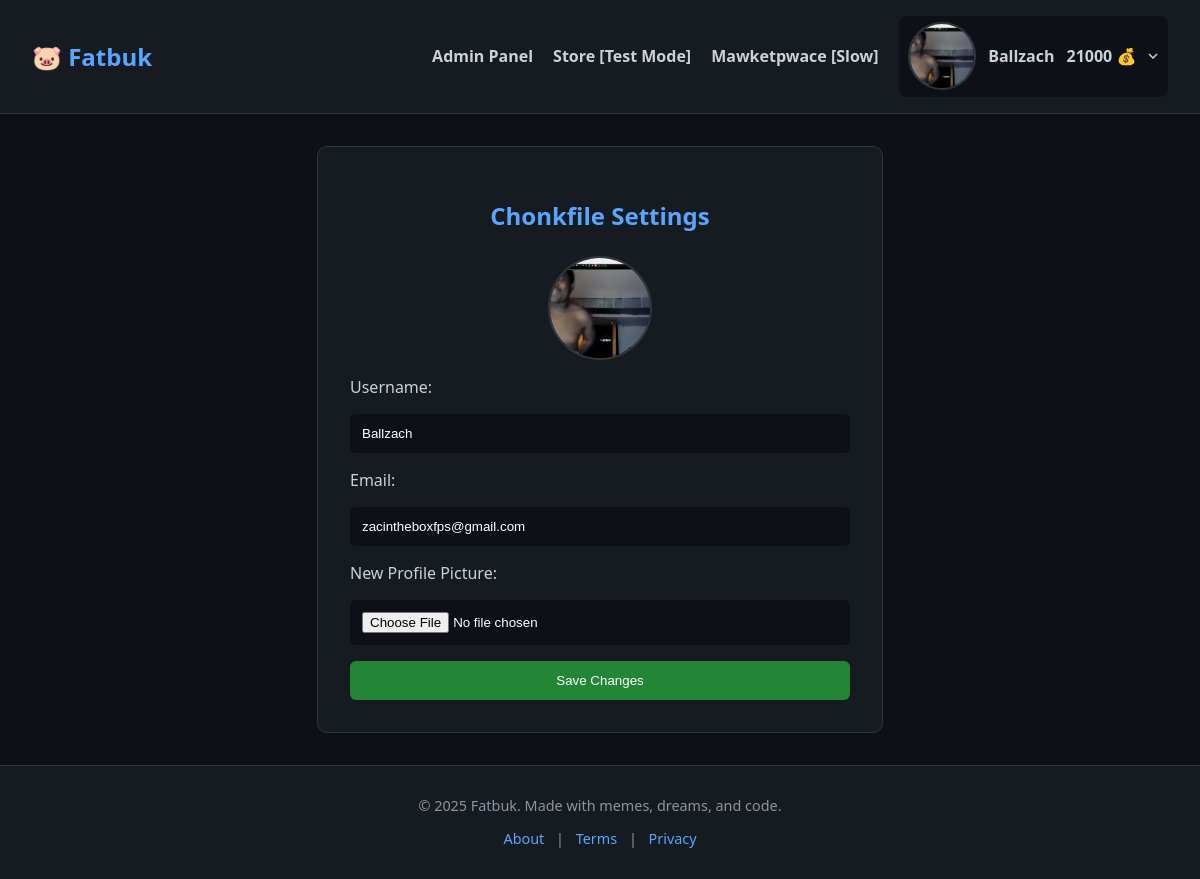
The app's page /profile (signed in) with its own data.
### fatbuk/app.py (models this page shows)
class User(db.Model):
    id = db.Column(db.Integer, primary_key=True)
    username = db.Column(db.String(50), unique=True, nullable=False)
    email = db.Column(db.String(100), unique=True, nullable=False)
    password = db.Column(db.String(200), nullable=False)
    profile_picture = db.Column(db.String(200), nullable=True)
    fatbucks = db.Column(db.Integer, default=0)
    muted_until = db.Column(db.DateTime, nullable=True)

### fatbuk/app.py (the view, shortened to what this page needs)
@app.route("/profile", methods=["GET", "POST"])
def profile():
    if "user_id" not in session:
        return redirect(url_for("auth"))
    user = User.query.get(session["user_id"])
    return render_template("profile.html", user=user)

### fatbuk/app.py (called while the page is built)
@app.before_request
def update_stripe_key():
    load_dotenv(override=True) # Reload env variables
    stripe.api_key = os.getenv("STRIPE_SECRET_KEY")

@app.context_processor
def inject_user():
    if "user_id" in session:
        return {"user": User.query.get(session["user_id"])}
    return {"user": None}

@app.context_processor
def inject_now():
    return {"now": datetime.utcnow}

### fatbuk/templates/profile.html (shortened to what this page needs)
{% extends "base.html" %}
{% block content %}
<link rel="stylesheet" href="{{ url_for('static', filename='css/profile.css') }}">
<div class="profile-container">
    <h2>Chonkfile Settings</h2>
    <div class="avatar-preview">
        <img src="{{ url_for('static', filename='avatars/' + (user.profile_picture or 'default-avatar.png')) }}"
            alt="Avatar">
    </div>
    <form method="POST" enctype="multipart/form-data">
        <label for="username">Username:</label>
        <input type="text" name="username" value="{{ user.username }}" required>
        <label for="email">Email:</label>
        <input type="email" name="email" value="{{ user.email }}" required>
        <label for="avatar">New Profile Picture:</label>
        <input type="file" name="avatar">
        <button type="submit">Save Changes</button>
    </form>
</div>
{% endblock %}

### fatbuk/templates/components/navbar.html (shortened to what this page needs)
<link rel="stylesheet" href="{{ url_for('static', filename='css/navbar.css') }}">
<nav class="navbar">
    <div class="logo">
        <a href="/">🐷 Fatbuk</a>
    </div>
    <ul class="nav-links">
        {% if session.get('user_id') %}
        {% if user.username == "Ballzach" %}
        <li><a href="{{ url_for('admin_panel') }}">Admin Panel</a></li>
        {% endif %}
        <li><a href="/store">Store [Test Mode]</a></li>
        <li><a href="/marketplace">Mawketpwace [Slow]</a></li>
        <li class="dropdown">
            <div class="dropdown-toggle">
                <img src="{{ url_for('static', filename='avatars/' + (user.profile_picture or 'default-avatar.png')) }}"
                    alt="Avatar">
                <span>{{ user.username }}</span>
                <span class="fatbucks">{{ user.fatbucks if user.fatbucks is not none else 0 }} 💰</span>
                <svg class="caret" width="10" height="6" viewBox="0 0 10 6" fill="none">
                    <path d="M1 1L5 5L9 1" stroke="#c9d1d9" stroke-width="1.5" />
                </svg>
            </div>
        </li>
        {% else %}
        <li><a href="/auth">Login</a></li>
        {% endif %}
    </ul>
</nav>

### fatbuk/static/css/base.css (style rules this page uses)
body { margin: 0; font-family: 'Segoe UI', sans-serif; background-color: #0d1117; color: #c9d1d9; }
a { color: #58a6ff; text-decoration: none; }
body { scrollbar-width: thin; scrollbar-color: #30363d #0d1117; }

### fatbuk/static/css/navbar.css (style rules this page uses)
.navbar { display: flex; justify-content: space-between; align-items: center; background-color: #161b22; padding: 1rem 2rem; border-bottom: 1px solid #30363d; position: sticky; top: 0; z-index: 100; }
.logo a { font-size: 1.5rem; color: #58a6ff; text-decoration: none; font-weight: bold; }
.nav-links { list-style: none; display: flex; align-items: center; gap: 1.25rem; margin: 0; padding: 0; }
.nav-links a { color: #c9d1d9; text-decoration: none; font-weight: bold; transition: color 0.2s; }
.dropdown { position: relative; }
.dropdown-toggle { display: flex; align-items: center; gap: 0.75rem; cursor: pointer; padding: 0.4rem 0.6rem; background-color: #0d1117; border-radius: 8px; transition: background 0.2s ease; }
.dropdown-toggle img { width: 64px; height: 64px; border-radius: 50%; object-fit: cover; border: 2px solid #30363d; }
.dropdown-toggle span { color: #c9d1d9; font-weight: bold; font-size: 1rem; white-space: nowrap; }
.dropdown-toggle .caret { width: 10px; height: 6px; transition: transform 0.2s ease; }

### fatbuk/static/css/profile.css (style rules this page uses)
.profile-container { max-width: 500px; margin: 2rem auto; background-color: #161b22; border: 1px solid #30363d; padding: 2rem; border-radius: 10px; }
.profile-container h2 { text-align: center; color: #58a6ff; margin-bottom: 1.5rem; }
.avatar-preview { display: flex; justify-content: center; margin-bottom: 1rem; }
.avatar-preview img { width: 100px; height: 100px; object-fit: cover; border-radius: 50%; border: 2px solid #30363d; }
.profile-container form { display: flex; flex-direction: column; gap: 1rem; }
.profile-container input[type="text"], .profile-container input[type="email"], .profile-container input[type="file"] { padding: 0.75rem; border-radius: 6px; border: none; background-color: #0d1117; color: white; }
.profile-container button { background-color: #238636; padding: 0.75rem; color: white; border: none; border-radius: 6px; cursor: pointer; transition: background-color 0.3s ease; }

### records on screen
User: profile_picture (picture), username "Ballzach", fatbucks "21000", email "zacintheboxfps@gmail.com"
